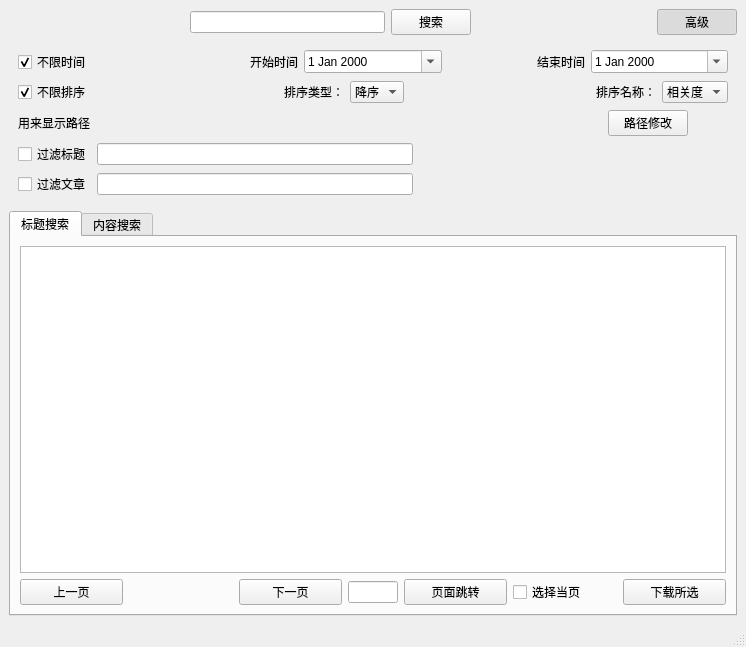
<?xml version="1.0" encoding="UTF-8"?>
<ui version="4.0">
 <class>MainWindow</class>
 <widget class="QMainWindow" name="MainWindow">
  <property name="geometry">
   <rect>
    <x>0</x>
    <y>0</y>
    <width>746</width>
    <height>647</height>
   </rect>
  </property>
  <property name="sizePolicy">
   <sizepolicy hsizetype="Preferred" vsizetype="Preferred">
    <horstretch>0</horstretch>
    <verstretch>0</verstretch>
   </sizepolicy>
  </property>
  <property name="minimumSize">
   <size>
    <width>0</width>
    <height>0</height>
   </size>
  </property>
  <property name="windowTitle">
   <string>券商报告获取系统</string>
  </property>
  <widget class="QWidget" name="centralWidget">
   <layout class="QVBoxLayout" name="verticalLayout_2">
    <item>
     <layout class="QHBoxLayout" name="horizontalLayout">
      <item>
       <spacer name="horizontalSpacer">
        <property name="orientation">
         <enum>Qt::Horizontal</enum>
        </property>
        <property name="sizeHint" stdset="0">
         <size>
          <width>40</width>
          <height>20</height>
         </size>
        </property>
       </spacer>
      </item>
      <item>
       <widget class="QLineEdit" name="lineEdit">
        <property name="minimumSize">
         <size>
          <width>195</width>
          <height>20</height>
         </size>
        </property>
       </widget>
      </item>
      <item>
       <widget class="QPushButton" name="pushButton_search">
        <property name="text">
         <string>搜索</string>
        </property>
       </widget>
      </item>
      <item>
       <spacer name="horizontalSpacer_2">
        <property name="orientation">
         <enum>Qt::Horizontal</enum>
        </property>
        <property name="sizeHint" stdset="0">
         <size>
          <width>40</width>
          <height>20</height>
         </size>
        </property>
       </spacer>
      </item>
      <item>
       <widget class="QPushButton" name="pushButton_setting_advanced">
        <property name="text">
         <string>高级</string>
        </property>
        <property name="checkable">
         <bool>true</bool>
        </property>
        <property name="checked">
         <bool>true</bool>
        </property>
       </widget>
      </item>
     </layout>
    </item>
    <item>
     <widget class="QFrame" name="frame_advanced">
      <property name="enabled">
       <bool>true</bool>
      </property>
      <layout class="QVBoxLayout" name="verticalLayout">
       <item>
        <layout class="QHBoxLayout" name="horizontalLayout_2">
         <item>
          <widget class="QCheckBox" name="checkBox_unlimite_time_flag">
           <property name="text">
            <string>不限时间</string>
           </property>
           <property name="checked">
            <bool>true</bool>
           </property>
          </widget>
         </item>
         <item alignment="Qt::AlignRight">
          <widget class="QLabel" name="label">
           <property name="text">
            <string>开始时间</string>
           </property>
          </widget>
         </item>
         <item>
          <widget class="QDateEdit" name="dateEdit">
           <property name="calendarPopup">
            <bool>true</bool>
           </property>
          </widget>
         </item>
         <item alignment="Qt::AlignRight">
          <widget class="QLabel" name="label_2">
           <property name="text">
            <string>结束时间</string>
           </property>
          </widget>
         </item>
         <item>
          <widget class="QDateEdit" name="dateEdit_2">
           <property name="calendarPopup">
            <bool>true</bool>
           </property>
          </widget>
         </item>
        </layout>
       </item>
       <item>
        <layout class="QHBoxLayout" name="horizontalLayout_3">
         <item>
          <widget class="QCheckBox" name="checkBox_sort_flag">
           <property name="text">
            <string>不限排序</string>
           </property>
           <property name="checked">
            <bool>true</bool>
           </property>
          </widget>
         </item>
         <item>
          <spacer name="horizontalSpacer_3">
           <property name="orientation">
            <enum>Qt::Horizontal</enum>
           </property>
           <property name="sizeHint" stdset="0">
            <size>
             <width>40</width>
             <height>20</height>
            </size>
           </property>
          </spacer>
         </item>
         <item>
          <widget class="QLabel" name="label_3">
           <property name="text">
            <string>排序类型：</string>
           </property>
          </widget>
         </item>
         <item>
          <widget class="QComboBox" name="comboBox_type">
           <item>
            <property name="text">
             <string>降序</string>
            </property>
           </item>
           <item>
            <property name="text">
             <string>升序</string>
            </property>
           </item>
          </widget>
         </item>
         <item>
          <spacer name="horizontalSpacer_4">
           <property name="orientation">
            <enum>Qt::Horizontal</enum>
           </property>
           <property name="sizeHint" stdset="0">
            <size>
             <width>40</width>
             <height>20</height>
            </size>
           </property>
          </spacer>
         </item>
         <item>
          <widget class="QLabel" name="label_4">
           <property name="text">
            <string>排序名称：</string>
           </property>
          </widget>
         </item>
         <item>
          <widget class="QComboBox" name="comboBox_name">
           <item>
            <property name="text">
             <string>相关度</string>
            </property>
           </item>
           <item>
            <property name="text">
             <string>时间</string>
            </property>
           </item>
           <item>
            <property name="text">
             <string>代码</string>
            </property>
           </item>
          </widget>
         </item>
        </layout>
       </item>
       <item>
        <layout class="QHBoxLayout" name="horizontalLayout_4">
         <item>
          <widget class="QLabel" name="label_show_path">
           <property name="minimumSize">
            <size>
             <width>0</width>
             <height>0</height>
            </size>
           </property>
           <property name="text">
            <string>用来显示路径</string>
           </property>
          </widget>
         </item>
         <item>
          <widget class="QPushButton" name="pushButton_change_save_path">
           <property name="sizePolicy">
            <sizepolicy hsizetype="Fixed" vsizetype="Fixed">
             <horstretch>0</horstretch>
             <verstretch>0</verstretch>
            </sizepolicy>
           </property>
           <property name="text">
            <string>路径修改</string>
           </property>
          </widget>
         </item>
         <item>
          <spacer name="horizontalSpacer_5">
           <property name="orientation">
            <enum>Qt::Horizontal</enum>
           </property>
           <property name="sizeType">
            <enum>QSizePolicy::Preferred</enum>
           </property>
           <property name="sizeHint" stdset="0">
            <size>
             <width>40</width>
             <height>20</height>
            </size>
           </property>
          </spacer>
         </item>
        </layout>
       </item>
       <item>
        <layout class="QGridLayout" name="gridLayout">
         <item row="0" column="0">
          <widget class="QCheckBox" name="checkBox_filter_title">
           <property name="text">
            <string>过滤标题</string>
           </property>
          </widget>
         </item>
         <item row="0" column="1">
          <widget class="QLineEdit" name="lineEdit_filter_title">
           <property name="toolTip">
            <string>&lt;html&gt;&lt;head/&gt;&lt;body&gt;&lt;p&gt;&lt;span style=&quot; font-weight:600;&quot;&gt;用来过滤标题搜索和内容搜索&lt;/span&gt;，只针对返回的标题进行过滤，语法示例：&lt;/p&gt;&lt;p&gt;中国&amp;amp;中车&amp;amp;（年度|季度）&lt;/p&gt;&lt;p&gt;表示仅显示标题中含有中国，中车，年度or季度关键（年度、季度二选一）词的结果。&lt;/p&gt;&lt;p&gt;该过滤规则同样用于下载。&lt;/p&gt;&lt;/body&gt;&lt;/html&gt;</string>
           </property>
          </widget>
         </item>
         <item row="0" column="2">
          <spacer name="horizontalSpacer_6">
           <property name="orientation">
            <enum>Qt::Horizontal</enum>
           </property>
           <property name="sizeHint" stdset="0">
            <size>
             <width>40</width>
             <height>20</height>
            </size>
           </property>
          </spacer>
         </item>
         <item row="1" column="0">
          <widget class="QCheckBox" name="checkBox_filter_content">
           <property name="text">
            <string>过滤文章</string>
           </property>
          </widget>
         </item>
         <item row="1" column="1">
          <widget class="QLineEdit" name="lineEdit_filter_content"/>
         </item>
         <item row="1" column="2">
          <spacer name="horizontalSpacer_7">
           <property name="orientation">
            <enum>Qt::Horizontal</enum>
           </property>
           <property name="sizeHint" stdset="0">
            <size>
             <width>40</width>
             <height>20</height>
            </size>
           </property>
          </spacer>
         </item>
        </layout>
       </item>
      </layout>
     </widget>
    </item>
    <item>
     <widget class="QTabWidget" name="tabWidget_title">
      <property name="sizePolicy">
       <sizepolicy hsizetype="Expanding" vsizetype="Expanding">
        <horstretch>0</horstretch>
        <verstretch>0</verstretch>
       </sizepolicy>
      </property>
      <property name="currentIndex">
       <number>0</number>
      </property>
      <widget class="QWidget" name="tab_title">
       <attribute name="title">
        <string>标题搜索</string>
       </attribute>
       <layout class="QVBoxLayout" name="verticalLayout_5">
        <item>
         <layout class="QVBoxLayout" name="verticalLayout_3">
          <item>
           <widget class="QTableWidget" name="tableWidget_title"/>
          </item>
          <item>
           <layout class="QHBoxLayout" name="horizontalLayout_5">
            <item>
             <widget class="QPushButton" name="pushButton_title_up">
              <property name="text">
               <string>上一页</string>
              </property>
             </widget>
            </item>
            <item>
             <widget class="QLabel" name="label_page_info_title">
              <property name="text">
               <string/>
              </property>
             </widget>
            </item>
            <item>
             <widget class="QPushButton" name="pushButton_title_down">
              <property name="text">
               <string>下一页</string>
              </property>
             </widget>
            </item>
            <item>
             <widget class="QLineEdit" name="lineEdit_title_page">
              <property name="maximumSize">
               <size>
                <width>50</width>
                <height>16777215</height>
               </size>
              </property>
             </widget>
            </item>
            <item>
             <widget class="QPushButton" name="pushButton_title_jump_to">
              <property name="text">
               <string>页面跳转</string>
              </property>
             </widget>
            </item>
            <item>
             <widget class="QCheckBox" name="checkBox_select_title">
              <property name="text">
               <string>选择当页</string>
              </property>
             </widget>
            </item>
            <item>
             <widget class="QPushButton" name="pushButton_download_select_title">
              <property name="text">
               <string>下载所选</string>
              </property>
             </widget>
            </item>
           </layout>
          </item>
         </layout>
        </item>
       </layout>
      </widget>
      <widget class="QWidget" name="tab_content">
       <attribute name="title">
        <string>内容搜索</string>
       </attribute>
       <layout class="QVBoxLayout" name="verticalLayout_6">
        <item>
         <layout class="QVBoxLayout" name="verticalLayout_4">
          <item>
           <widget class="QTableWidget" name="tableWidget_content"/>
          </item>
          <item>
           <layout class="QHBoxLayout" name="horizontalLayout_6">
            <item>
             <widget class="QPushButton" name="pushButton_content_up">
              <property name="text">
               <string>上一页</string>
              </property>
             </widget>
            </item>
            <item>
             <widget class="QLabel" name="label_page_info_content">
              <property name="text">
               <string>TextLabel</string>
              </property>
             </widget>
            </item>
            <item>
             <widget class="QPushButton" name="pushButton_content_down">
              <property name="text">
               <string>下一页</string>
              </property>
             </widget>
            </item>
            <item>
             <widget class="QLineEdit" name="lineEdit_content_page">
              <property name="maximumSize">
               <size>
                <width>50</width>
                <height>16777215</height>
               </size>
              </property>
             </widget>
            </item>
            <item>
             <widget class="QPushButton" name="pushButton_content_jump_to">
              <property name="text">
               <string>页面跳转</string>
              </property>
             </widget>
            </item>
            <item>
             <widget class="QCheckBox" name="checkBox_select_content">
              <property name="text">
               <string>选择当页</string>
              </property>
             </widget>
            </item>
            <item>
             <widget class="QPushButton" name="pushButton_download_select_content">
              <property name="text">
               <string>下载所选</string>
              </property>
             </widget>
            </item>
           </layout>
          </item>
         </layout>
        </item>
       </layout>
      </widget>
     </widget>
    </item>
   </layout>
  </widget>
  <widget class="QStatusBar" name="statusBar"/>
 </widget>
 <resources/>
 <connections/>
</ui>
